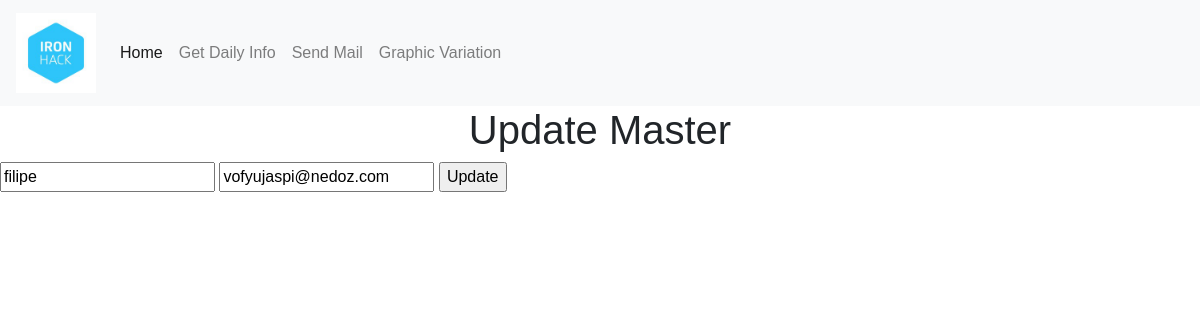
/contact/update/1, run on an earlier commit of the app's database.
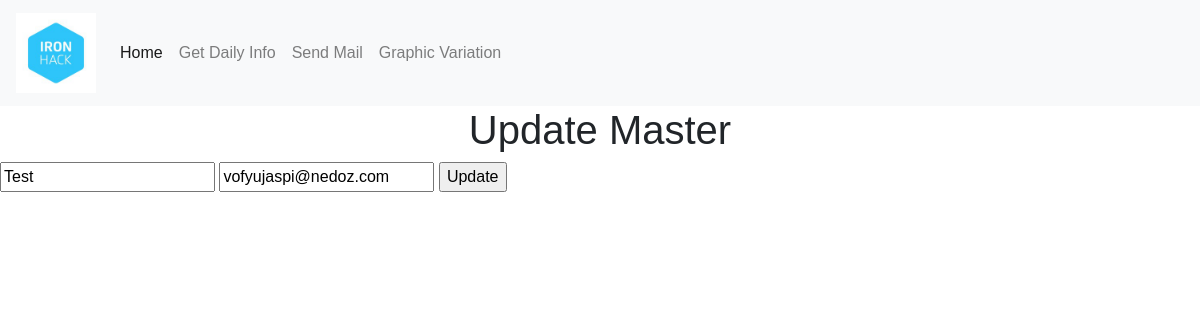
And on a later commit of the database.
### app.py (models this page shows)
class Mail(db.Model):
    __bind_key__ = 'mail_db'
    id = db.Column(db.Integer, primary_key=True)
    username = db.Column(db.String(80), unique=True, nullable=False)
    email = db.Column(db.String(120), unique=True, nullable=False)

### app.py (the view)
@app.route('/contact/update/<int:id>', methods=['GET', 'POST'])
def update(id):
    task = Mail.query.get_or_404(id)
    if request.method == 'POST':
        task.email = request.form['mail']
        task.username = request.form['user']
        try:
            db.session.commit()
            return redirect('/contact')
        except:
            return 'There was an issue updating your task'
    else:
        return render_template('update.html', task = task)

### templates/update.html
{% extends 'base.html' %}
{% block body%}
<link rel="stylesheet" href="{{ url_for('static', filename = 'css/main.css') }}">
<div class="content">
    <h1 style="text-align: center"> Update Master</h1>
    <div class="form">
        <form action="/contact/update/{{task.id}}" method="POST">
            <input type="text" name="user" id="username" value="{{task.username}}">
            <input type="text" name="mail" id="email" value="{{task.email}}">
            <input type="submit" value="Update">
        </form>
    </div>
</div>
{% endblock %}

What changed in the data, as far as the page shows it:
changed Mail "vofyujaspi@nedoz.com": user "filipe" → "Test"
